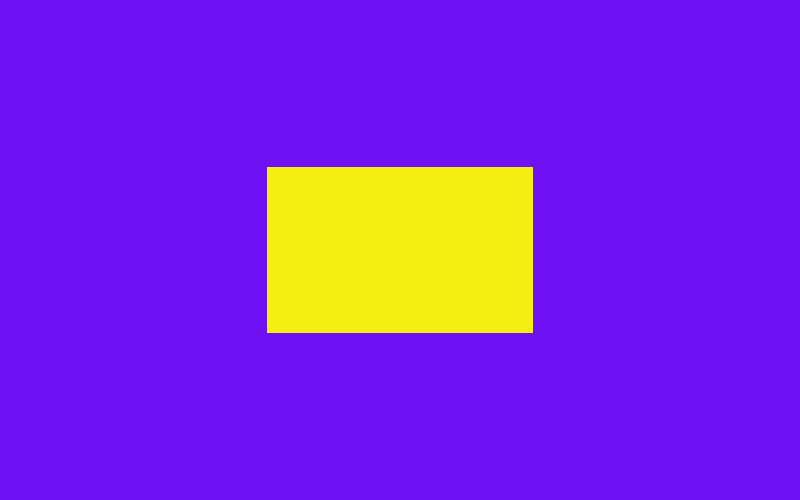
Frame 1 (no input)
Frame 60 (the mouse pressed at the canvas centre just before this capture): identical to frame 1, image omitted
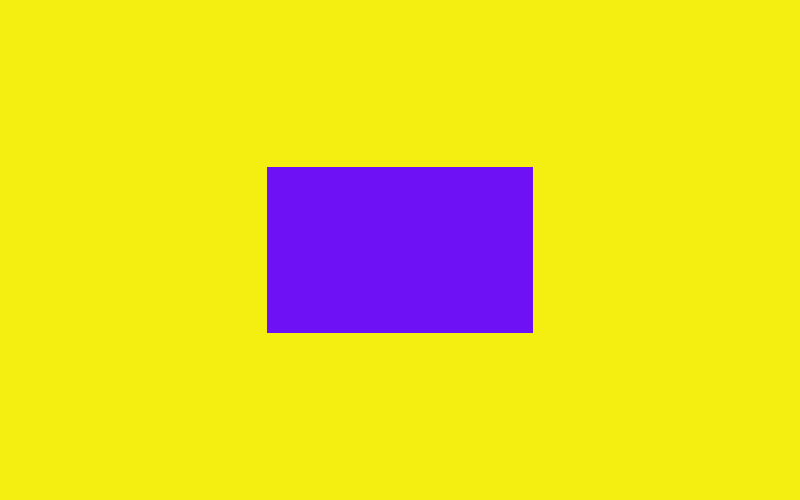
Frame 120 (the mouse held since frame 60 and released just before this capture)

The Processing sketch that drew these frames (run headless with seeded random() and noise(); from frame 60 on, the mouse is pressed at the canvas centre):

// Processing sketch: Question_2
// ── Question_2.pde
void setup() 
{
  size(800,500);
}

void draw() 
{
  
  //variables for my rectangle 
  float rectX = width/2;
  float rectY = height/2;
  float rectWidth = width/3;
  float rectHeight = height/3;
  
  //drawing the basic rectangle
  noStroke();
  rectMode(CENTER);
  rect(rectX, rectY, rectWidth, rectHeight);
  
 /*
 My if statements for the mouse position are listed below. 
 the mouse x and y coordinate need to fill within the rectangle's area 
 in order to do that, we need an if statement where all statements need to be true
 thus, I leverage the AND (&&) logical operator
 */

  if   (mouseX <= rectX + (rectWidth/2) && 
        mouseX >= rectX - (rectWidth/2) &&
        mouseY <= rectY + (rectHeight/2) &&
        mouseY >= rectY - (rectHeight/2))
  {
   //if the mouse x,y coordinates appear within the rect
   // background is yellow, and fill is purple
    background(245,238,17);
    fill(111,17,245);
  }
   else 
   {
    // if the mouse x,y coordinate do not appear within the rect
    // background is purple and fill is yellow
    background(111,17,245);
    fill(245,238,17); 
   }
       
  rect(rectX, rectY, rectWidth, rectHeight);

}
